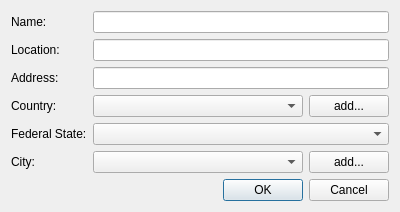
<?xml version="1.0" encoding="UTF-8"?>
<ui version="4.0">
 <class>cAddLocationDialog</class>
 <widget class="QDialog" name="cAddLocationDialog">
  <property name="geometry">
   <rect>
    <x>0</x>
    <y>0</y>
    <width>400</width>
    <height>208</height>
   </rect>
  </property>
  <property name="windowTitle">
   <string>Dialog</string>
  </property>
  <layout class="QGridLayout" name="gridLayout_2">
   <item row="0" column="0">
    <layout class="QGridLayout" name="gridLayout" columnstretch="0,1,0">
     <item row="1" column="0">
      <widget class="QLabel" name="label_2">
       <property name="text">
        <string>Location:</string>
       </property>
      </widget>
     </item>
     <item row="1" column="1" colspan="2">
      <widget class="QLineEdit" name="m_lpLocation"/>
     </item>
     <item row="2" column="0">
      <widget class="QLabel" name="label_3">
       <property name="text">
        <string>Address:</string>
       </property>
      </widget>
     </item>
     <item row="2" column="1" colspan="2">
      <widget class="QLineEdit" name="m_lpAddress"/>
     </item>
     <item row="0" column="0">
      <widget class="QLabel" name="label">
       <property name="text">
        <string>Name:</string>
       </property>
      </widget>
     </item>
     <item row="0" column="1" colspan="2">
      <widget class="QLineEdit" name="m_lpName"/>
     </item>
     <item row="3" column="1">
      <widget class="QComboBox" name="m_lpCountry"/>
     </item>
     <item row="3" column="0">
      <widget class="QLabel" name="label_4">
       <property name="text">
        <string>Country:</string>
       </property>
      </widget>
     </item>
     <item row="4" column="0">
      <widget class="QLabel" name="label_5">
       <property name="text">
        <string>Federal State:</string>
       </property>
      </widget>
     </item>
     <item row="3" column="2">
      <widget class="QPushButton" name="m_lpAddCountry">
       <property name="text">
        <string>add...</string>
       </property>
      </widget>
     </item>
     <item row="5" column="0">
      <widget class="QLabel" name="label_6">
       <property name="text">
        <string>City:</string>
       </property>
      </widget>
     </item>
     <item row="5" column="1">
      <widget class="QComboBox" name="m_lpCity"/>
     </item>
     <item row="5" column="2">
      <widget class="QPushButton" name="m_lpAddCity">
       <property name="text">
        <string>add...</string>
       </property>
      </widget>
     </item>
     <item row="4" column="1" colspan="2">
      <widget class="QComboBox" name="m_lpFederalState"/>
     </item>
    </layout>
   </item>
   <item row="1" column="0">
    <widget class="QDialogButtonBox" name="m_lpButtonBox">
     <property name="orientation">
      <enum>Qt::Horizontal</enum>
     </property>
     <property name="standardButtons">
      <set>QDialogButtonBox::Cancel|QDialogButtonBox::Ok</set>
     </property>
    </widget>
   </item>
  </layout>
 </widget>
 <tabstops>
  <tabstop>m_lpName</tabstop>
  <tabstop>m_lpLocation</tabstop>
  <tabstop>m_lpAddress</tabstop>
  <tabstop>m_lpCountry</tabstop>
  <tabstop>m_lpAddCountry</tabstop>
  <tabstop>m_lpFederalState</tabstop>
  <tabstop>m_lpCity</tabstop>
  <tabstop>m_lpAddCity</tabstop>
 </tabstops>
 <resources/>
 <connections>
  <connection>
   <sender>m_lpButtonBox</sender>
   <signal>accepted()</signal>
   <receiver>cAddLocationDialog</receiver>
   <slot>accept()</slot>
   <hints>
    <hint type="sourcelabel">
     <x>248</x>
     <y>254</y>
    </hint>
    <hint type="destinationlabel">
     <x>157</x>
     <y>274</y>
    </hint>
   </hints>
  </connection>
  <connection>
   <sender>m_lpButtonBox</sender>
   <signal>rejected()</signal>
   <receiver>cAddLocationDialog</receiver>
   <slot>reject()</slot>
   <hints>
    <hint type="sourcelabel">
     <x>316</x>
     <y>260</y>
    </hint>
    <hint type="destinationlabel">
     <x>286</x>
     <y>274</y>
    </hint>
   </hints>
  </connection>
 </connections>
</ui>
